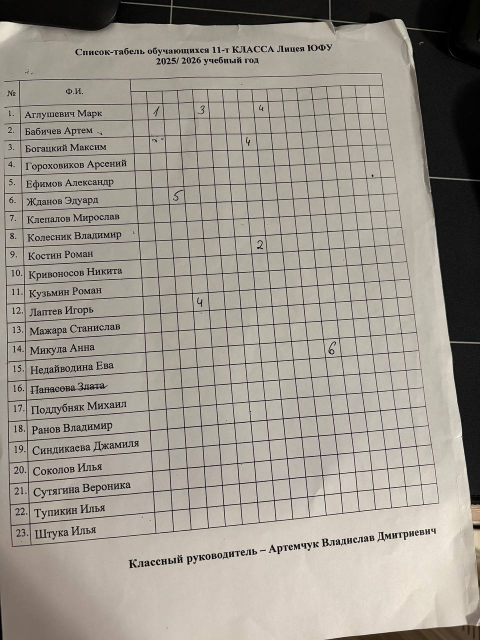
#> input picture data/uploaded_photos/reysstema_20260203_234518.jpg, 960 x 1280 px (shown at 1/2 size)
$ python test_tesseract_on_real_image.py
#> lines starting #> are read from the running program, lines starting #| are printed output that depends on the picture; after the words box and inside, x2 and y2 are one past the last pixel; in counts of white or black regions, pixels touching at a corner belong together
### services/document_scanner.py
"""
Детекция и выравнивание документов/таблиц
Находит границы документа и исправляет перспективу
"""

import cv2
import numpy as np
from typing import Optional, Tuple


class DocumentScanner:
    """
    Находит границы документа на фото и исправляет перспективу
    Полезно для фото журналов/документов сделанных под углом
    """

    def __init__(self):
        pass

    def order_points(self, pts):
        """
        Упорядочить точки в порядке: top-left, top-right, bottom-right, bottom-left
        """
        rect = np.zeros((4, 2), dtype="float32")

        # Сумма координат: top-left будет иметь наименьшую сумму, bottom-right наибольшую
        s = pts.sum(axis=1)
        rect[0] = pts[np.argmin(s)]
        rect[2] = pts[np.argmax(s)]

        # Разница координат: top-right будет иметь наименьшую разницу, bottom-left наибольшую
        diff = np.diff(pts, axis=1)
        rect[1] = pts[np.argmin(diff)]
        rect[3] = pts[np.argmax(diff)]

        return rect

    def four_point_transform(self, image, pts):
        """
        Применить перспективное преобразование для выравнивания документа
        """
        rect = self.order_points(pts)
        (tl, tr, br, bl) = rect

        # Вычислить ширину нового изображения
        widthA = np.sqrt(((br[0] - bl[0]) ** 2) + ((br[1] - bl[1]) ** 2))
        widthB = np.sqrt(((tr[0] - tl[0]) ** 2) + ((tr[1] - tl[1]) ** 2))
        maxWidth = max(int(widthA), int(widthB))

        # Вычислить высоту нового изображения
        heightA = np.sqrt(((tr[0] - br[0]) ** 2) + ((tr[1] - br[1]) ** 2))
        heightB = np.sqrt(((tl[0] - bl[0]) ** 2) + ((tl[1] - bl[1]) ** 2))
        maxHeight = max(int(heightA), int(heightB))

        # Целевые точки для перспективного преобразования
        dst = np.array([
            [0, 0],
            [maxWidth - 1, 0],
            [maxWidth - 1, maxHeight - 1],
            [0, maxHeight - 1]], dtype="float32")

        # Вычислить матрицу перспективного преобразования и применить
        M = cv2.getPerspectiveTransform(rect, dst)
        warped = cv2.warpPerspective(image, M, (maxWidth, maxHeight))

        return warped

    def find_document_contour(self, image: np.ndarray) -> Optional[np.ndarray]:
        """
        Найти контур документа на изображении

        Returns:
            Массив из 4 точек углов документа, или None если не найдено
        """
        # Конвертируем в grayscale
        if len(image.shape) == 3:
            gray = cv2.cvtColor(image, cv2.COLOR_BGR2GRAY)
        else:
            gray = image.copy()

        # Размытие для уменьшения шума
        blurred = cv2.GaussianBlur(gray, (5, 5), 0)

        # Детекция границ с помощью Canny
        # Используем auto thresholding
        median = np.median(blurred)
        lower = int(max(0, 0.7 * median))
        upper = int(min(255, 1.3 * median))
        edged = cv2.Canny(blurred, lower, upper)

        # Морфологическое закрытие для соединения разрывов
        kernel = cv2.getStructuringElement(cv2.MORPH_RECT, (5, 5))
        closed = cv2.morphologyEx(edged, cv2.MORPH_CLOSE, kernel)

        # Найти контуры
        contours, _ = cv2.findContours(closed.copy(), cv2.RETR_EXTERNAL, cv2.CHAIN_APPROX_SIMPLE)

        if not contours:
            return None

        # Сортировать контуры по площади (самый большой первый)
        contours = sorted(contours, key=cv2.contourArea, reverse=True)

        # Найти первый контур с 4 углами (прямоугольник)
        for contour in contours[:10]:  # Проверяем топ 10
            # Аппроксимировать контур
            peri = cv2.arcLength(contour, True)
            approx = cv2.approxPolyDP(contour, 0.02 * peri, True)

            # Если контур имеет 4 точки, это наш документ
            if len(approx) == 4:
                # Проверяем что площадь достаточно большая
                area = cv2.contourArea(approx)
                image_area = image.shape[0] * image.shape[1]

                if area > image_area * 0.3:  # Хотя бы 30% изображения
                    return approx.reshape(4, 2)

        return None

    def scan_document(self, image: np.ndarray) -> Tuple[Optional[np.ndarray], bool]:
        """
        Найти и выровнять документ на изображении

        Returns:
            (выровненное_изображение, успешно)
        """
        # Найти контур документа
        contour = self.find_document_contour(image)

        if contour is None:
            print("[INFO] Document contour not found, using original image")
            return image, False

        print("[INFO] Document contour found, applying perspective correction")

        # Применить перспективное преобразование
        warped = self.four_point_transform(image, contour)

        return warped, True

    # [21 lines left out: function scan_and_enhance, not called in this run]

### services/tesseract_ocr.py
"""
Tesseract OCR для печатного текста (имена в журналах)
Tesseract обычно работает лучше чем EasyOCR для печатного текста
"""

import cv2
import numpy as np
from typing import List, Optional
import re

# Ленивый импорт pytesseract
_pytesseract = None


def get_tesseract():
    """Ленивая инициализация pytesseract"""
    global _pytesseract
    if _pytesseract is None:
        try:
            import pytesseract
            _pytesseract = pytesseract
            print("[INFO] Tesseract OCR initialized")
        except ImportError:
            print("[WARNING] pytesseract not installed. Install with: pip install pytesseract")
            print("[WARNING] Also install Tesseract: brew install tesseract (Mac) or apt install tesseract-ocr (Linux)")
            return None
    return _pytesseract


class TesseractNameExtractor:
    """
    Извлечение имен студентов с помощью Tesseract OCR
    Оптимизировано для печатного кириллического текста
    """

    def __init__(self):
        self.tesseract = get_tesseract()

    def is_available(self) -> bool:
        """Проверить доступность Tesseract"""
        return self.tesseract is not None

    def extract_names(self, image: np.ndarray, names_region_width: float = 0.30) -> List[str]:
        """
        Извлечь имена студентов из левой части изображения

        Args:
            image: Изображение журнала
            names_region_width: Ширина области с именами (0.30 = 30% от ширины)

        Returns:
            Список имен студентов
        """
        if not self.is_available():
            print("[WARNING] Tesseract not available, returning empty list")
            return []

        # НОВОЕ: Сначала попробуем найти и выровнять документ
        # НО только если изображение цветное (не предобработанное)
        if len(image.shape) == 3:  # Цветное изображение
            try:
                from .document_scanner import DocumentScanner
                scanner = DocumentScanner()
                scanned, found = scanner.scan_document(image)
                if found:
                    print("[INFO] Document scanned and perspective corrected")
                    image = scanned
            except Exception as e:
                print(f"[WARNING] Document scanning failed: {e}, using original")
        else:
            print("[INFO] Image is already preprocessed (grayscale), skipping document scanning")

        # Берем левую часть изображения (где обычно ФИО)
        height, width = image.shape[:2]
        names_region = image[:, 0:int(width * names_region_width)]

        # Предобработка для Tesseract
        preprocessed = self._preprocess_for_names(names_region)

        # Конфигурация Tesseract для русского языка
        # PSM 4 = assume a single column of text of variable sizes (ЛУЧШЕ ДЛЯ ТАБЛИЦ)
        # PSM 6 = assume a single uniform block of text
        # OEM 3 = Default, based on what is available (best)
        custom_config = r'--oem 3 --psm 4 -l rus'  # ИЗМЕНЕНО с PSM 6 на PSM 4

        try:
            # Извлечение текста
            text = self.tesseract.image_to_string(preprocessed, config=custom_config)

            # Также получаем детальные данные с координатами
            data = self.tesseract.image_to_data(
                preprocessed,
                config=custom_config,
                output_type=self.tesseract.Output.DICT
            )

            # Извлекаем имена с координатами для сортировки
            names_with_y = []

            # Группируем слова в строки по Y-координате
            lines = {}
            for i in range(len(data['text'])):
                text_item = data['text'][i].strip()
                conf = int(data['conf'][i])

                # Фильтруем по confidence (убираем фильтр по длине)
                if conf > 15 and len(text_item) >= 2:
                    # Пропускаем заголовки
                    if 'класс' in text_item.lower() or 'фио' in text_item.lower():
                        continue

                    # Пропускаем номера
                    if re.match(r'^\d+\.?$', text_item):
                        continue

                    y_coord = data['top'][i]
                    x_coord = data['left'][i]

                    # Группируем по Y-координате (УВЕЛИЧЕН допуск для лучшей группировки)
                    found_line = False
                    for line_y in lines:
                        if abs(y_coord - line_y) < 40:  # Было 20, стало 40
                            lines[line_y].append((x_coord, text_item, conf))
                            found_line = True
                            break

                    if not found_line:
                        lines[y_coord] = [(x_coord, text_item, conf)]

            # Собираем имена из каждой строки
            for y_coord in sorted(lines.keys()):
                # Сортируем слова в строке по X-координате
                words_in_line = sorted(lines[y_coord], key=lambda x: x[0])

                # Объединяем ТОЛЬКО первые 2-3 слова (фамилия + имя + возможно отчество)
                # Это предотвратит захват оценок
                words_to_use = []
                for i, (x, word, conf) in enumerate(words_in_line):
                    if i < 3:  # Максимум 3 слова
                        # Проверяем что это не оценка
                        if not word.isdigit() and word not in ['н', 'б', 'н/н']:
                            words_to_use.append(word)

                full_name = ' '.join(words_to_use)

                # Нормализуем имя
                full_name = self._normalize_name(full_name)

                # Добавляем любое имя длиннее 3 символов (rapidfuzz исправит)
                if full_name and len(full_name) >= 3:
                    names_with_y.append((y_coord, full_name))

            # Сортируем по Y-координате (сверху вниз)
            names_with_y.sort(key=lambda x: x[0])

            # Возвращаем только имена
            names = [name for (y, name) in names_with_y]

            print(f"[INFO] Tesseract extracted {len(names)} names")
            return names

        except Exception as e:
            print(f"[ERROR] Tesseract extraction failed: {e}")
            return []

    def _preprocess_for_names(self, image: np.ndarray) -> np.ndarray:
        """
        Предобработка изображения для лучшего распознавания имен Tesseract
        УПРОЩЁННАЯ версия - Tesseract лучше работает с grayscale БЕЗ бинаризации
        """
        # Конвертируем в grayscale если нужно
        if len(image.shape) == 3:
            gray = cv2.cvtColor(image, cv2.COLOR_BGR2GRAY)
        else:
            gray = image.copy()

        # Увеличиваем размер (Tesseract работает лучше на больших изображениях)
        scale_factor = 2.5
        gray = cv2.resize(gray, None, fx=scale_factor, fy=scale_factor,
                         interpolation=cv2.INTER_CUBIC)

        # Улучшение контраста с CLAHE (умеренное)
        clahe = cv2.createCLAHE(clipLimit=2.5, tileGridSize=(8, 8))
        enhanced = clahe.apply(gray)

        # Лёгкий denoise (не убивает детали)
        denoised = cv2.fastNlMeansDenoising(enhanced, None, h=10)

        # Небольшое увеличение контраста
        result = cv2.convertScaleAbs(denoised, alpha=1.1, beta=5)

        # ВАЖНО: Возвращаем grayscale, НЕ бинаризованное изображение
        # Tesseract сам лучше справится с определением порогов
        return result

    # [39 lines left out: function _normalize_name, not called in this run]

### test_tesseract_on_real_image.py
"""
Тест Tesseract на реальном изображении журнала
"""
import cv2
import sys
from services.tesseract_ocr import TesseractNameExtractor

# Путь к тестовому изображению
image_path = 'data/uploaded_photos/reysstema_20260203_234518.jpg'

print(f"Testing Tesseract on: {image_path}")
print("=" * 60)

# Загрузить изображение
image = cv2.imread(image_path)
#> image is the input picture: shape (1280, 960, 3); mean B, G, R 141.2, 150.2, 156.1
if image is None:
    print(f"ERROR: Could not load image from {image_path}")
    sys.exit(1)

print(f"✓ Image loaded: {image.shape}")
#| ✓ Image loaded: (1280, 960, 3)

# Создать экстрактор
extractor = TesseractNameExtractor()

if not extractor.is_available():
    print("✗ Tesseract not available!")
    print("\nTo install Tesseract:")
    print("  macOS: brew install tesseract tesseract-lang")
    print("  Linux: sudo apt-get install tesseract-ocr tesseract-ocr-rus")
    sys.exit(1)

print("✓ Tesseract available")
print()

# Извлечь имена
print("Extracting names...")
names = extractor.extract_names(image, names_region_width=0.25)
#> in find_document_contour, `median = np.median(blurred)`: median = 167
#> in find_document_contour, `lower = int(max(0, 0.7 * median))`: lower = 116
#> in find_document_contour, `upper = int(min(255, 1.3 * median))`: upper = 217
#> in find_document_contour, `edged = cv2.Canny(blurred, lower, upper)`:
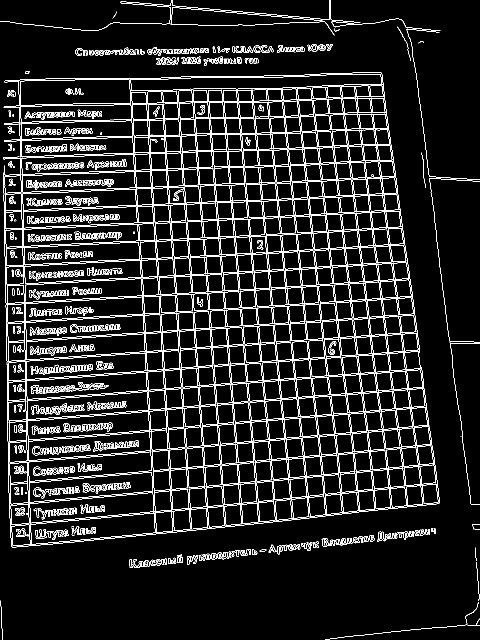
#> edged: shape (1280, 960) (shown at 1/2 size); 8.5% white in thin lines or dots
#> in find_document_contour, `closed = cv2.morphologyEx(edged, cv2.MORPH_CLOSE, kernel)`:
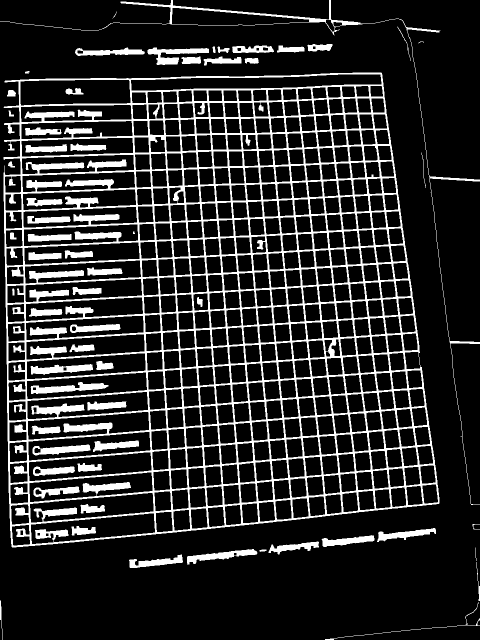
#> closed: shape (1280, 960) (shown at 1/2 size); 16.6% white; 61 white regions (3 under 20 px)
#> in find_document_contour, `contours, _ = cv2.findContours(closed.copy(), cv2.RETR_EXTERNAL, cv2.C..`: contours = 31 contours, 5 with area under 20; largest, box (x1, y1, x2, y2) and area: (7, 145, 879, 1095) 725748, (0, 0, 960, 1010) 9262, (295, 95, 418, 130) 1622, (374, 1098, 515, 1130) 1524, (150, 95, 290, 112) 1245
#> the loop in find_document_contour, `for contour in contours[:10]:` made 1 pass
#> (peri, approx, area, image_area) on pass 1: (3968.8, [[762, 145], [9, 162], [24, 1094], [878, 1006]], 723776.5, 1228800)
#> in scan_document, `contour = self.find_document_contour(image)`: contour = [[762, 145], [9, 162], [24, 1094], [878, 1006]]
#> in order_points, `s = pts.sum(axis=1)`: s = [907, 171, 1118, 1884]
#> in order_points, `diff = np.diff(pts, axis=1)`: diff = [-617, 153, 1070, 128]
#> in four_point_transform, `rect = self.order_points(pts)`: rect = [[9, 162], [762, 145], [878, 1006], [24, 1094]]
#> in four_point_transform, `(tl, tr, br, bl) = rect`: tl = [9, 162]; tr = [762, 145]; br = [878, 1006]; bl = [24, 1094]
#> in four_point_transform, `widthA = np.sqrt(((br[0] - bl[0]) ** 2) + ((br[1] - bl[1]) ** 2))`: widthA = 858.5
#> in four_point_transform, `widthB = np.sqrt(((tr[0] - tl[0]) ** 2) + ((tr[1] - tl[1]) ** 2))`: widthB = 753.2
#> in four_point_transform, `maxWidth = max(int(widthA), int(widthB))`: maxWidth = 858
#> in four_point_transform, `heightA = np.sqrt(((tr[0] - br[0]) ** 2) + ((tr[1] - br[1]) ** 2))`: heightA = 868.8
#> in four_point_transform, `heightB = np.sqrt(((tl[0] - bl[0]) ** 2) + ((tl[1] - bl[1]) ** 2))`: heightB = 932.1
#> in four_point_transform, `maxHeight = max(int(heightA), int(heightB))`: maxHeight = 932
#> in four_point_transform, `dst = np.array([ [0, 0], [maxWidth - 1, 0], [maxWidth - 1, maxHeight -..`: dst = [[0, 0], [857, 0], [857, 931], [0, 931]]
#> in four_point_transform, `M = cv2.getPerspectiveTransform(rect, dst)`: M = [[1.09, -0.0176, -6.97], [0.0265, 1.17, -190.4], [-8.47e-05, 0.000162, 1]]
#> in four_point_transform, `warped = cv2.warpPerspective(image, M, (maxWidth, maxHeight))`:
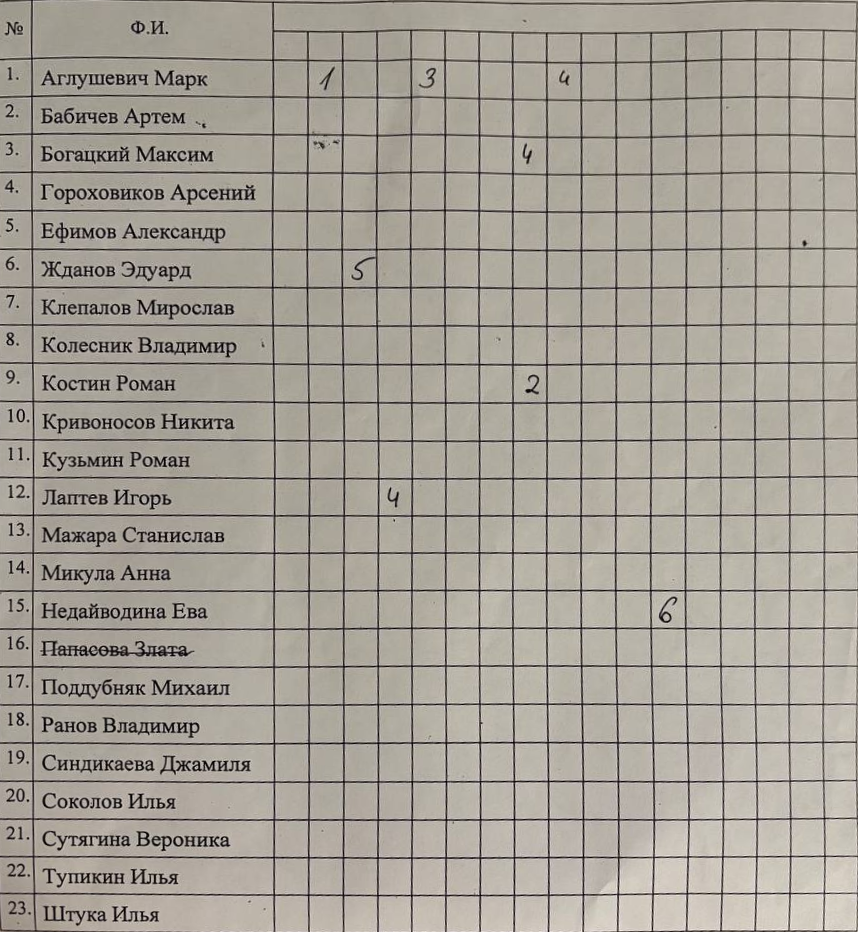
#> warped: shape (932, 858, 3); mean B, G, R 150, 159.5, 165
#> in extract_names, `scanned, found = scanner.scan_document(image)`: found = True
#> in extract_names, `names_region = image[:, 0:int(width * names_region_width)]`:
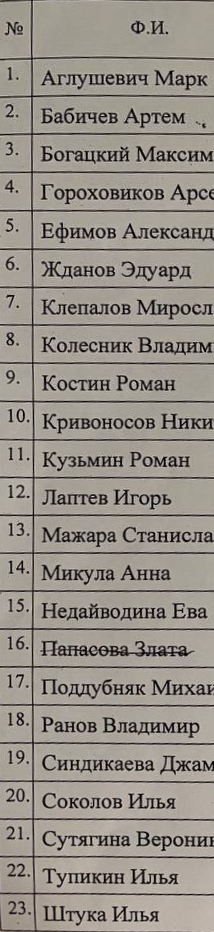
#> names_region: shape (932, 214, 3); mean B, G, R 136.5, 144.5, 150.4
#> in _preprocess_for_names, `gray = cv2.resize(gray, None, fx=scale_factor, fy=scale_factor, interp..`:
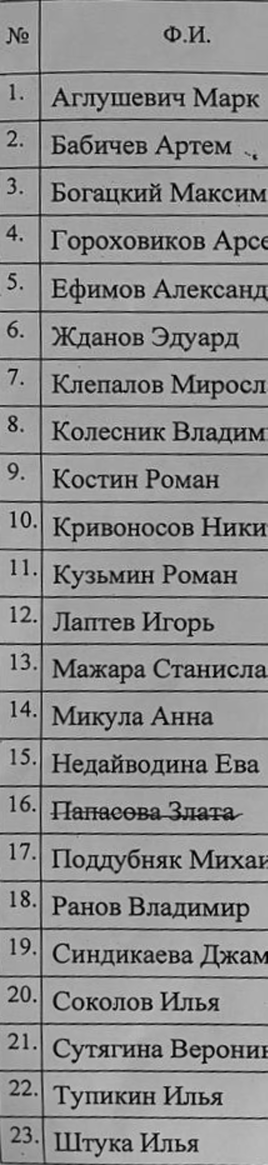
#> gray: shape (2330, 535) (shown at 1/2 size); min 0, max 233, mean 145.3
#> in _preprocess_for_names, `result = cv2.convertScaleAbs(denoised, alpha=1.1, beta=5)`:
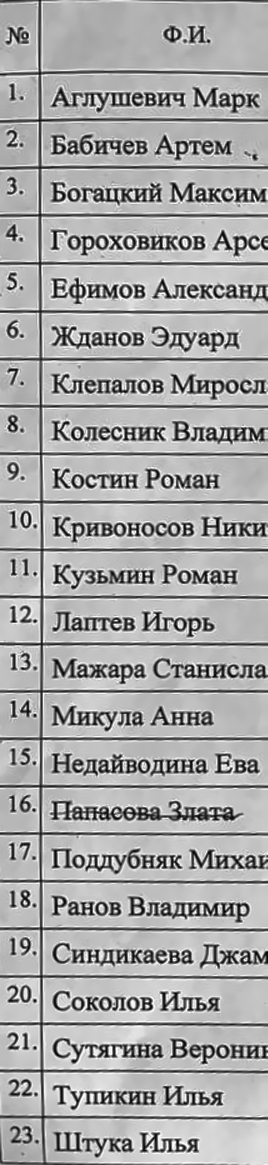
#> result: shape (2330, 535) (shown at 1/2 size); min 6, max 255, mean 168.7
#> (the run stopped early here; a loop or call above may not have finished)
